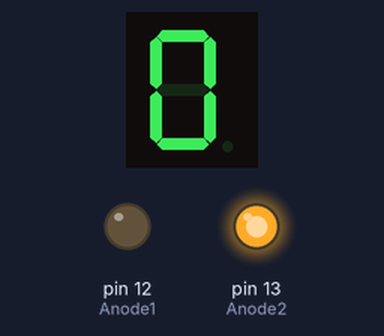
This sketch was run on a simulated Arduino Uno, built with avr-gcc and run on an emulated ATmega328P. Parts: 1-digit seven-segment display, output pins drawn as LEDs (lit = HIGH). Wiring (inferred from the names in the program): 1-digit 7-segment display, segments lit when HIGH: segments pin 1, pin 2, pin 3, pin 4, pin 5, pin 6, pin 7. The segment pins are drawn as the display they are named for; pins used as bus, display or sensor lines are not drawn.

Above: at 0.1 s.
At 3.1 s:
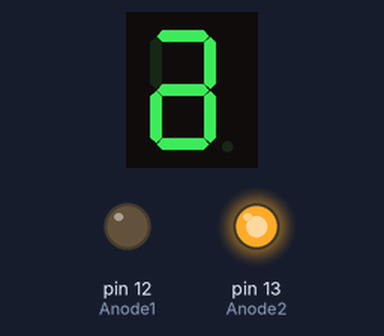
At 9.1 s:
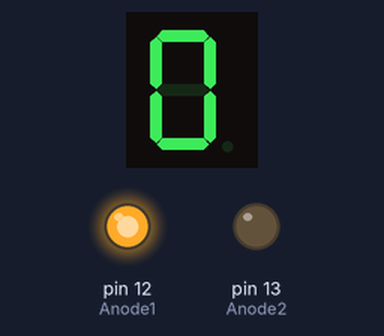
At 19.1 s:
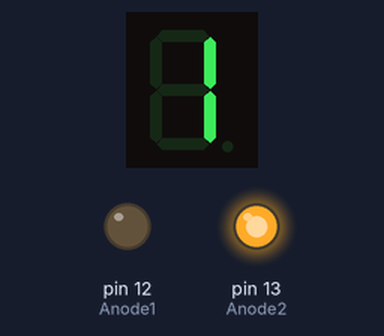
Timing chart, 0 to 37.5 s (numbered marks = the images above):
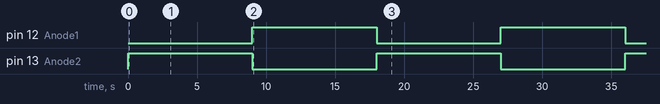

Measured:
- by itself, pin 12 (Anode1), pin 13 (Anode2): alternates HIGH for 9.0 s and LOW for 9.0 s
- by itself, everything shown: repeats every 18.0 s, in 10 steps
- what the display in image 1 shows lasts 1.0 s, from 3.0 s to 4.0 s
- what the display in image 2 shows lasts 10.0 s, from 9.0 s to 19.0 s

The sketch:

7segment_2digit.ino
```cpp
//start with variable value, from int to pin
int pinA = 1;
int pinB = 2;
int pinC = 3;
int pinD = 4;
int pinE = 5;
int pinF = 6;
int pinG = 7;
int Anode1 = 12;
int Anode2 = 13;
void digit1 (int w);
void digit2 (int x);
unsigned long int counter;
int sec0;
int sec1;
int ON = HIGH;
int OFF = LOW;

void setup() {
  pinMode(pinA, OUTPUT);
  pinMode(pinB, OUTPUT);
  pinMode(pinC, OUTPUT);
  pinMode(pinD, OUTPUT);
  pinMode(pinE, OUTPUT);
  pinMode(pinF, OUTPUT);
  pinMode(pinG, OUTPUT);
  pinMode(Anode1, OUTPUT);
  pinMode(Anode2, OUTPUT);
}
void loop(){
  if (counter >= 1000);
    {
      counter = 0;
      sec0 = sec0 + 1;

   if (sec0 == 10);
    {
    sec0 = 0;
    sec1 = sec1 + 1;
    if (sec1 == 10);
      sec1 = 0;
    }
  }
  digit1(sec1);
  delay(3);
  digit2(sec0);
  delay(3);
  counter = counter + 6;
}
void digit1 (int w){
  digitalWrite(Anode1, OFF);
  digitalWrite(Anode2, ON);
  for (int w = 0; w < 9; w++){ //
    switch (w){
      case 0:
        digitalWrite(pinA, ON);
        digitalWrite(pinB, ON);
        digitalWrite(pinC, ON);
        digitalWrite(pinD, ON);
        digitalWrite(pinE, ON);
        digitalWrite(pinF, ON);
        digitalWrite(pinG, OFF);
        delay(1000);
        break;
      case 1:
        digitalWrite(pinA , OFF);
        digitalWrite(pinB , ON);
        digitalWrite(pinC , ON);
        digitalWrite(pinD , OFF);
        digitalWrite(pinE , OFF);
        digitalWrite(pinF , OFF);
        digitalWrite(pinG , OFF);
        delay(1000);
        break;
      case 2:
        digitalWrite(pinA , ON);
        digitalWrite(pinB , ON);
        digitalWrite(pinC , OFF);
        digitalWrite(pinD , ON);
        digitalWrite(pinE , ON);
        digitalWrite(pinF , OFF);
        digitalWrite(pinG , ON);
        delay(1000);
        break;
      case 3:
        digitalWrite(pinA , ON);
        digitalWrite(pinB , ON);
        digitalWrite(pinC , ON);
        digitalWrite(pinD , ON);
        digitalWrite(pinE , ON);
        digitalWrite(pinF , OFF);
        digitalWrite(pinG , ON);
        delay(1000);
        break;
      case 4:
        digitalWrite(pinA , OFF);
        digitalWrite(pinB , ON);
        digitalWrite(pinC , ON);
        digitalWrite(pinD , OFF);
        digitalWrite(pinE , OFF);
        digitalWrite(pinF , ON);
        digitalWrite(pinG , ON);
        delay(1000);
        break;
      case 5:
        digitalWrite(pinA , ON);
        digitalWrite(pinB , OFF);
        digitalWrite(pinC , ON);
        digitalWrite(pinD , ON);
        digitalWrite(pinE , OFF);
        digitalWrite(pinF , ON);
        digitalWrite(pinG , ON);
        delay(1000);
         break;
      case 6:
        digitalWrite(pinA , ON);
        digitalWrite(pinB , OFF);
        digitalWrite(pinC , ON);
        digitalWrite(pinD , ON);
        digitalWrite(pinE , ON);
        digitalWrite(pinF , ON);
        digitalWrite(pinG , ON);
        delay(1000);
        break;
      case 7:
        digitalWrite(pinA , ON);
        digitalWrite(pinB , ON);
        digitalWrite(pinC , ON);
        digitalWrite(pinD , OFF);
        digitalWrite(pinE , OFF);
        digitalWrite(pinF , OFF);
        digitalWrite(pinG , OFF);
        delay(1000);
        break;
      case 8:
        digitalWrite(pinA , ON);
        digitalWrite(pinB , ON);
        digitalWrite(pinC , ON);
        digitalWrite(pinD , ON);
        digitalWrite(pinE , ON);
        digitalWrite(pinF , ON);
        digitalWrite(pinG , ON);
        delay(1000);
        break;
      case 9:
        digitalWrite(pinA , ON);
        digitalWrite(pinB , ON);
        digitalWrite(pinC , ON);
        digitalWrite(pinD , ON);
        digitalWrite(pinE , OFF);
        digitalWrite(pinF , ON);
        digitalWrite(pinG , ON);
        delay(1000);
        break;
    }
  }
}
void digit2 (int x){
  digitalWrite(Anode1, ON);
  digitalWrite(Anode2, OFF);
  for (int w = 0; w < 9; w++){
    switch (x){
      case 0:
        digitalWrite(pinA , ON);
        digitalWrite(pinB , ON);
        digitalWrite(pinC , ON);
        digitalWrite(pinD , ON);
        digitalWrite(pinE , ON);
        digitalWrite(pinF , ON);
        digitalWrite(pinG , OFF);
        delay(1000);
        break;
      case 1:
        digitalWrite(pinA , OFF);
        digitalWrite(pinB , ON);
        digitalWrite(pinC , ON);
        digitalWrite(pinD , OFF);
        digitalWrite(pinE , OFF);
        digitalWrite(pinF , OFF);
        digitalWrite(pinG , OFF);
        delay(1000);
        break;
      case 2:
        digitalWrite(pinA , ON);
        digitalWrite(pinB , ON);
        digitalWrite(pinC , OFF);
        digitalWrite(pinD , ON);
        digitalWrite(pinE , ON);
        digitalWrite(pinF , OFF);
        digitalWrite(pinG , ON);
        delay(1000);
        break;
      case 3:
        digitalWrite(pinA , ON);
        digitalWrite(pinB , ON);
        digitalWrite(pinC , ON);
        digitalWrite(pinD , ON);
        digitalWrite(pinE , ON);
        digitalWrite(pinF , OFF);
        digitalWrite(pinG , ON);
        delay(1000);
        break;
      case 4:
        digitalWrite(pinA , OFF);
        digitalWrite(pinB , ON);
        digitalWrite(pinC , ON);
        digitalWrite(pinD , OFF);
        digitalWrite(pinE , OFF);
        digitalWrite(pinF , ON);
        digitalWrite(pinG , ON);
        delay(1000);
        break;
      case 5:
        digitalWrite(pinA , ON);
        digitalWrite(pinB , OFF);
        digitalWrite(pinC , ON);
        digitalWrite(pinD , ON);
        digitalWrite(pinE , OFF);
        digitalWrite(pinF , ON);
        digitalWrite(pinG , ON);
        delay(1000);
        break;
      case 6:
        digitalWrite(pinA , ON);
        digitalWrite(pinB , OFF);
        digitalWrite(pinC , ON);
        digitalWrite(pinD , ON);
        digitalWrite(pinE , ON);
        digitalWrite(pinF , ON);
        digitalWrite(pinG , ON);
        delay(1000);
        break;
      case 7:
        digitalWrite(pinA , ON);
        digitalWrite(pinB , ON);
        digitalWrite(pinC , ON);
        digitalWrite(pinD , OFF);
        digitalWrite(pinE , OFF);
        digitalWrite(pinF , OFF);
        digitalWrite(pinG , OFF);
        delay(1000);
        break;
      case 8:
        digitalWrite(pinA , ON);
        digitalWrite(pinB , ON);
        digitalWrite(pinC , ON);
        digitalWrite(pinD , ON);
        digitalWrite(pinE , ON);
        digitalWrite(pinF , ON);
        digitalWrite(pinG , ON);
        delay(1000);
        break;
      case 9:
        digitalWrite(pinA , ON);
        digitalWrite(pinB , ON);
        digitalWrite(pinC , ON);
        digitalWrite(pinD , ON);
        digitalWrite(pinE , OFF);
        digitalWrite(pinF , ON);
        digitalWrite(pinG , ON);
        delay(1000);
        break;
    }
  }
}
```
